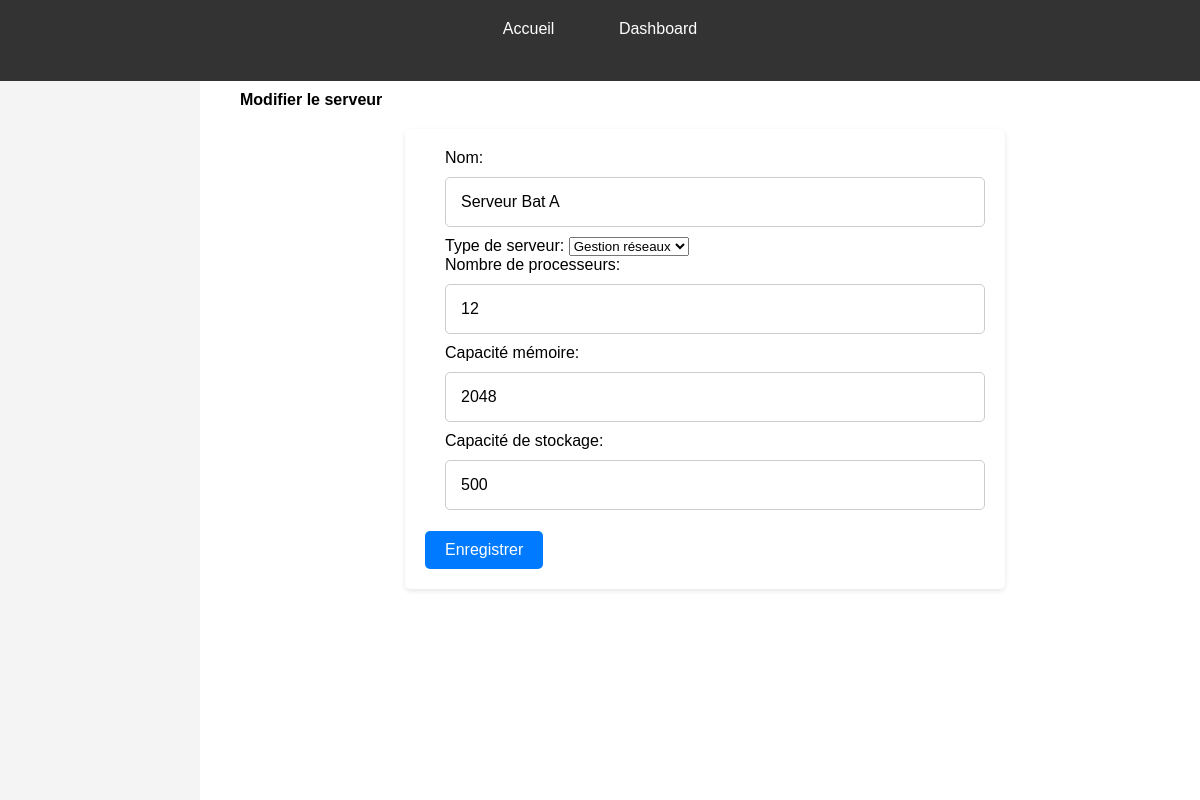
Screenshot of /servers/update/1/ with the database file from the repository.
### servops/models.py (models this page shows, shortened)
class Server(models.Model):
    name = models.CharField(max_length=200)
    server_type = models.ForeignKey(ServerType, on_delete=models.CASCADE)
    num_processors = models.IntegerField()
    memory_capacity = models.IntegerField()
    storage_capacity = models.IntegerField()
    used_storage = models.IntegerField(default=0)  # Espace utilisé en Go
    total_storage = models.IntegerField(default=0)  # Capacité totale de stockage en Go

### servops/views.py (the view)
# urls.py: path('servers/update/<int:id>/', views.UpdateServerView, name='update_server'),
def UpdateServerView(request, id):
    return update_view(request, Server, ServerForm, 'servops/CRUD/CRUD_serveurs/update_serveur.html', 'servers_crud', id)

### servops/forms.py
class ServerForm(forms.ModelForm):
    name = forms.CharField(label='Nom')
    server_type = forms.ModelChoiceField(queryset=ServerType.objects.all(), label='Type de serveur')
    num_processors = forms.IntegerField(label='Nombre de processeurs')
    memory_capacity = forms.IntegerField(label='Capacité mémoire')
    storage_capacity = forms.IntegerField(label='Capacité de stockage')
    class Meta:
        model = Server
        fields = ['name', 'server_type', 'num_processors', 'memory_capacity', 'storage_capacity']

### servops/models.py (called while the page is built)
    def __str__(self):
        return self.type

### servops/views.py (called while the page is built)
def update_view(request, model, form_class, template_name, success_url, id):
    item = get_object_or_404(model, id=id)
    if request.method == "POST":
        form = form_class(request.POST, instance=item)
        if form.is_valid():
            form.save()
            return redirect(success_url)
    else:
        form = form_class(instance=item)
    return render(request, template_name, {'form': form})

### servops/templates/servops/CRUD/CRUD_serveurs/update_serveur.html (shortened to what this page needs)
{% extends 'servops/MAIN/main_dashboard.html' %}
{% block content %}
<h2>Modifier le serveur</h2>
<form method="post">
    {{ form.as_p }}
    <button type="submit">Enregistrer</button>
</form>
{% endblock %}

### servops/static/main.css (style rules this page uses)
* { margin: 0; padding: 0; box-sizing: border-box; }
html, body { width: 100%; height: 100%; font-family: Arial, sans-serif; }
html { scroll-behavior: smooth; }
main p, main h1, main h2, main h3, a { font-size: 1em; margin-left: 20px; }
form { max-width: 600px; margin: 20px auto; padding: 20px; background-color: #fff; border-radius: 5px; box-shadow: 0 2px 5px rgba(0, 0, 0, 0.1); }
input[type="text"], input[type="email"], input[type="password"], input[type="number"], input, select textarea { width: 100%; padding: 15px; margin: 10px 0; border: 1px solid #ccc; border-radius: 5px; font-size: 1em; }
button { margin-top: 2%; background-color: #007bff; color: #fff; border: none; padding: 10px 20px; text-align: center; font-size: 1em; cursor: pointer; border-radius: 5px; transition: background-color 0.3s ease; }

### rows the page displays
Server: name "Serveur Bat A", server_type "Gestion réseaux", num_processors "12", memory_capacity "2048", storage_capacity "500"
